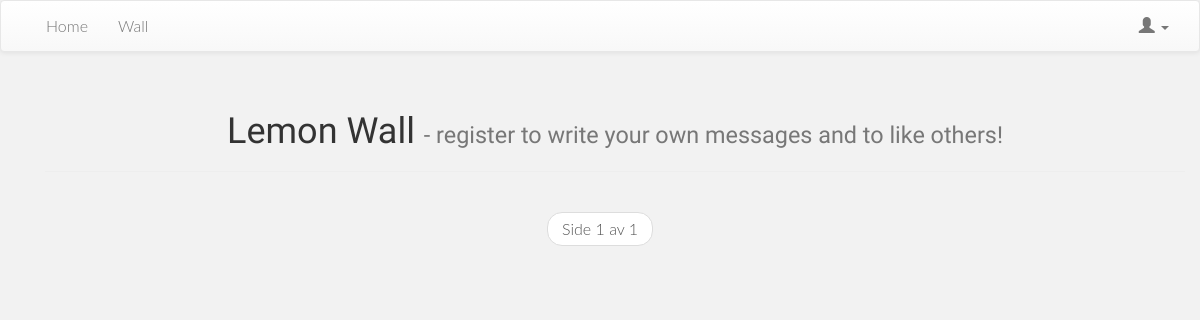
The page /lemon_messages/ on the database as committed earlier.
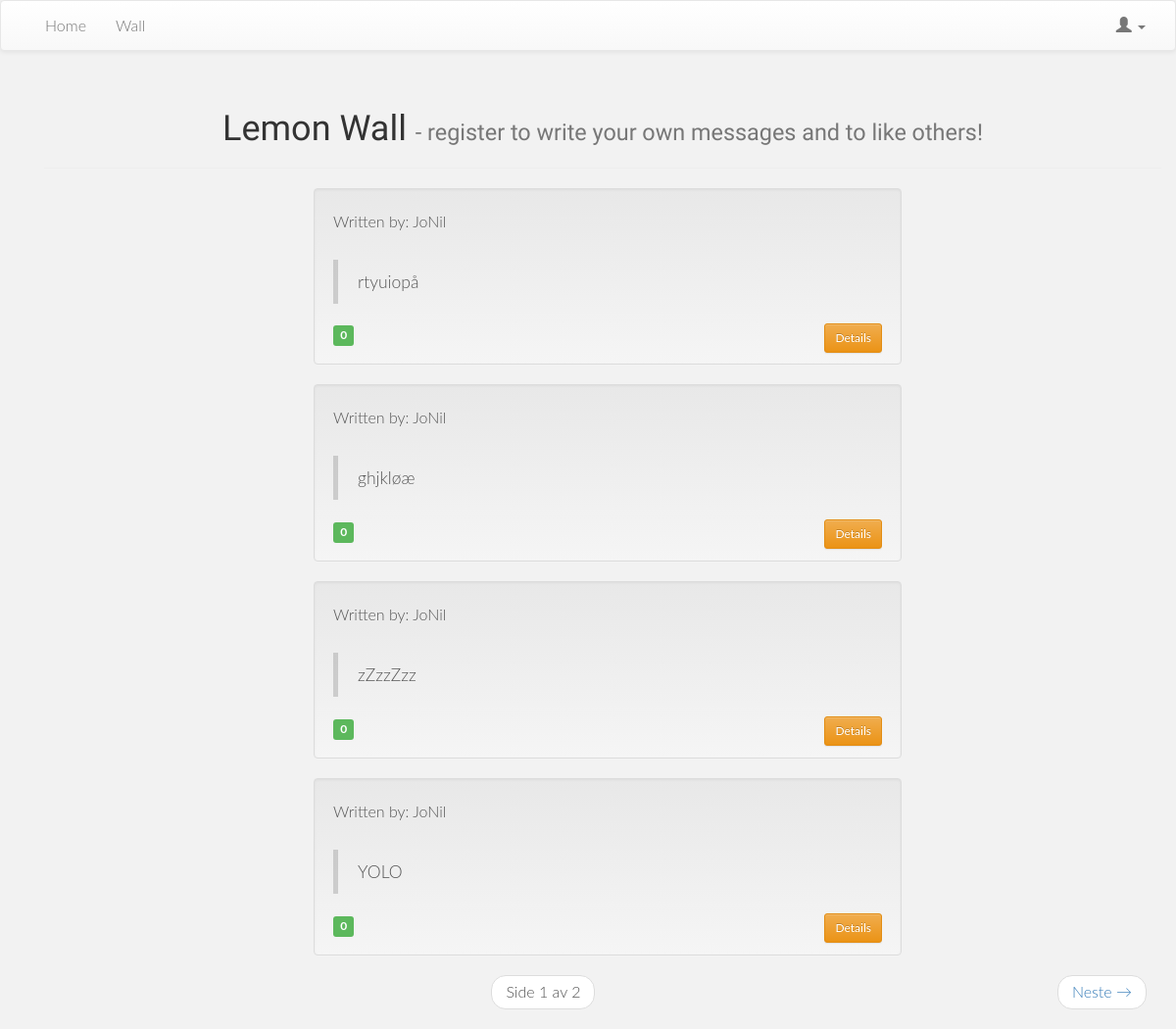
The same page on the database as committed later.
### lemon_messages/models.py (models this page shows, shortened)
class Message(models.Model):
	message = models.TextField()
	created_by = models.ForeignKey(User, related_name="created_message")
	created_datetime = models.DateTimeField()
	likes = models.PositiveIntegerField(default=0)
	class Meta:
		ordering = ['-id']

### lemon_messages/views.py (the view)
def message_wall(request):
	new_post = request.POST.get('new_post')
	if new_post:
		post = Message()
		post.message = new_post
		post.created_datetime = timezone.now()
		post.created_by = request.user
		post.save()
	messages = Message.objects.all()
	page_number = request.GET.get('page')
	paginator = Paginator(messages, 4)
	try:
		messages = paginator.page(page_number)
	except PageNotAnInteger:
		messages = paginator.page(1)
	except EmptyPage:
		messages = paginator.page(paginator.num_pages)
	context = {'messages': messages}
	return render(request, 'lemon_messages/message_wall.html', context)

### lemon_messages/templates/lemon_messages/message_wall.html (shortened to what this page needs)
{% extends 'theme/base.html' %}
{% load staticfiles %}
{% block extra_head %}
        <link rel="stylesheet" href="/static/lemon_messages/css/style.css">
{% endblock extra_head %}
{% block pagecontent %}
   <div class="container">
    {% if user.is_authenticated %}
    <div class="col-md-3">
        <div class="well">
            <br>
            <h4>Your profile information:</h4>
            <h5>Firstname: {{ user.first_name }}</h5>
            <h5>Lastname: {{ user.last_name }}</h5>
            <h5>Username: {{ user.username }}</h5>
            <h5>Email: {{ user.email }}</h5>
            <br>
             <a href="{% url 'user_profile' %}" class="btn btn-block btn-sm btn-success text-center">Edit Profile</a>
            <a href="{% url 'user_logout' %}" class="btn btn-block btn-sm btn-danger center-block text-center">Sign out</a>
        </div>
    </div>
    <div class="row wall">
        <div class="col-md-13">
            <form class="form-horizontal" method="POST">
                {% csrf_token %}
                <div class="form-group">
                    <div class="col-sm-10">
                       <textarea class="form-control" rows="1" name="new_post" required placeholder="Whats on your mind?"></textarea>
                    </div>
                    <button type="submit" class="btn btn-primary ">Publish</button>
                </div>
            </form>
        </div>
    </div>
    {% else %}
        <div class="container">
            <div class="page-header">
                <h1 class="text-center">Lemon Wall <small>- register to write your own messages and to like others! </small></h1>
            </div>
        </div>
    {% endif %}
       <ul>
        {% for message in messages %}
            <li class="well" style="list-style:none; width: 600px; margin-left: auto; margin-right: auto;">
                <p>Written by: {{ message.created_by }} </p>
                <blockquote>{{ message.message }}</blockquote>
                  <span class="label label-success label-as-badge" id="id-likes-for-message-{{ message.id }}"> {{ message.likes }}</span>
                <a href="{% url 'message_details' message.id %}" class="btn btn-sm btn-warning pull-right">Details</a>
            </li>
        {% endfor %}
        </ul>
    <nav>
        <ul class="pager">
                <li>
                    <span class="current">
                        Side {{ messages.number }} av {{ messages.paginator.num_pages }}
                    </span>
                </li>
            {% if messages.has_next %}
                <li class="next">
                    <a href="?page={{ messages.next_page_number }}">
                        Neste <span aria-hidden="true"> &rarr; </span>
                    </a>
                </li>
            {% endif %}
        </ul>
    </nav>
</div>
{% endblock %}

### theme/templates/theme/base.html (shortened to what this page needs)
{% extends 'theme/site_base.html' %}
{% block body %}
    <nav class="navbar navbar-default" role="navigation">
      <div class="container-fluid">
        <div class="collapse navbar-collapse" id="bs-example-navbar-collapse-1">
          <ul class="nav navbar-nav">
            <li>
                <a href="{% url 'frontpage' %}">Home</a>
            </li>
            <li>
                <a href="{% url 'message_wall' %}">Wall</a>
            </li>
          </ul>
          <ul class="nav navbar-nav navbar-right">
          {% if user.is_anonymous %}
                <li class="dropdown">
                  <a href="#" class="dropdown-toggle" data-toggle="dropdown">
                    <span class="glyphicon glyphicon-user" aria-hidden="true"></span>
                    <span class="caret"></span></a>
                </li>
          {% endif %}
          </ul>
        </div>
      </div>
    </nav>
        {% block pagecontent %}
        {% endblock %}
{% endblock body %}

### theme/templates/theme/site_base.html (shortened to what this page needs)
{% load staticfiles %}
<!DOCTYPE html>
<html lang="en">
  <head>
    <link rel="stylesheet" href="https://maxcdn.bootstrapcdn.com/bootstrap/3.2.0/css/bootstrap.min.css">
    <link rel="stylesheet" href="https://maxcdn.bootstrapcdn.com/bootstrap/3.2.0/css/bootstrap-theme.min.css">
    {% block extra_head %} {% endblock extra_head %}
  </head>
  <body>
    {% block body %}
    {% endblock body %}
  </body>
  </html>

### lemon_messages/static/lemon_messages/css/style.css (style rules this page uses)
body { background-color: #f2f2f2; font-family: "Lato"; font-weight: 300; font-size: 16px; color: #555; -webkit-font-smoothing: antialiased; -webkit-overflow-scrolling: touch; }
h1, h2, h3, h4, h5, h6 { font-family: "Raleway"; font-weight: 300; color: #333; }
p { line-height: 28px; margin-bottom: 25px; }

Rows that differ between the two databases and show on the page:
added Message: created_by "JoNil", message "rtyuiopå", likes "0"
added Message: created_by "JoNil", message "ghjkløæ", likes "0"
added Message: created_by "JoNil", message "zZzzZzz", likes "0"
added Message: created_by "JoNil", message "YOLO", likes "0"
Other text that changed with them:
{{ messages.paginator.num_pages }}: "1" → "2"
text now shown: "Neste →"
